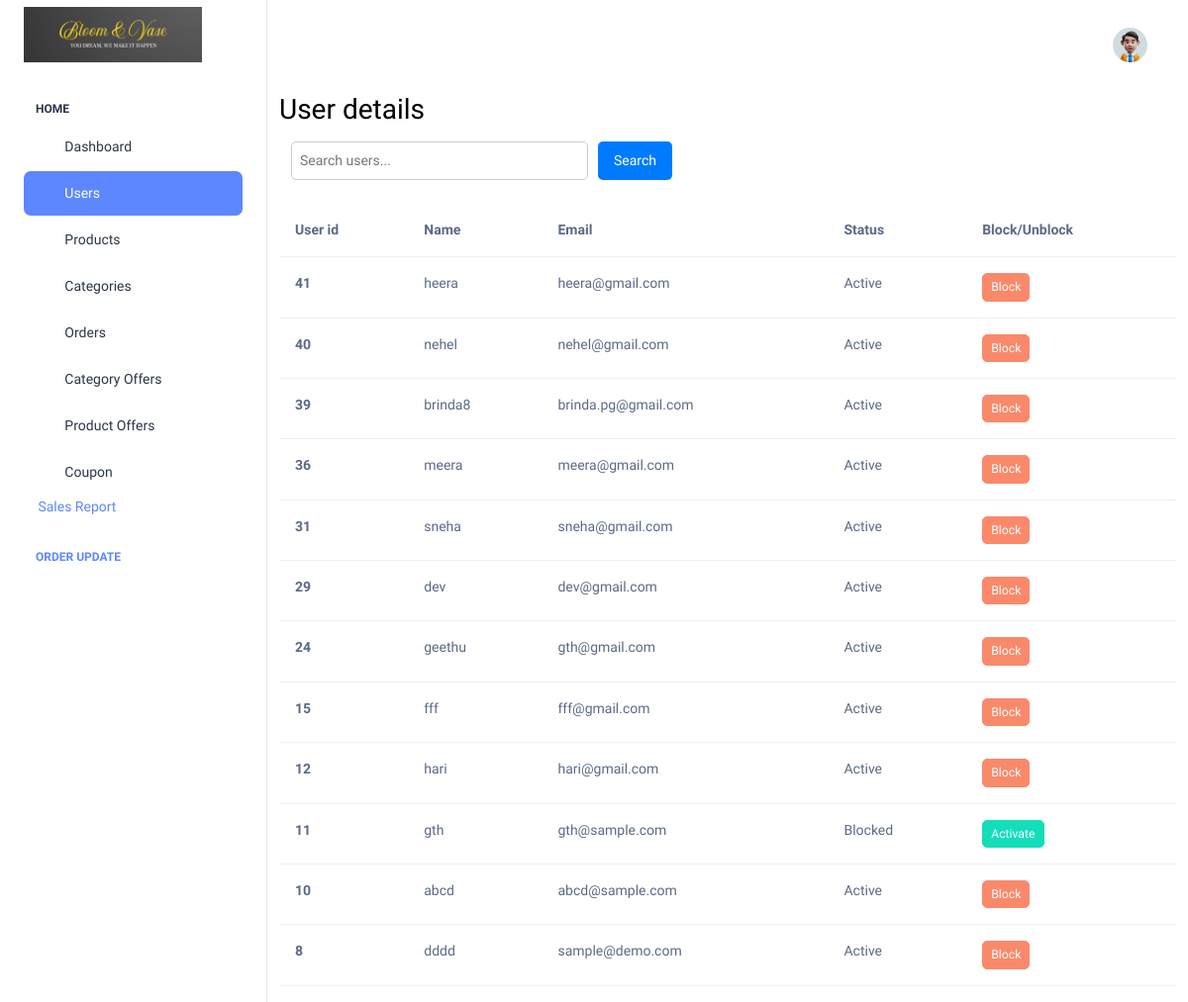
Before: /my_admin/users/ (signed in) with the older database file.
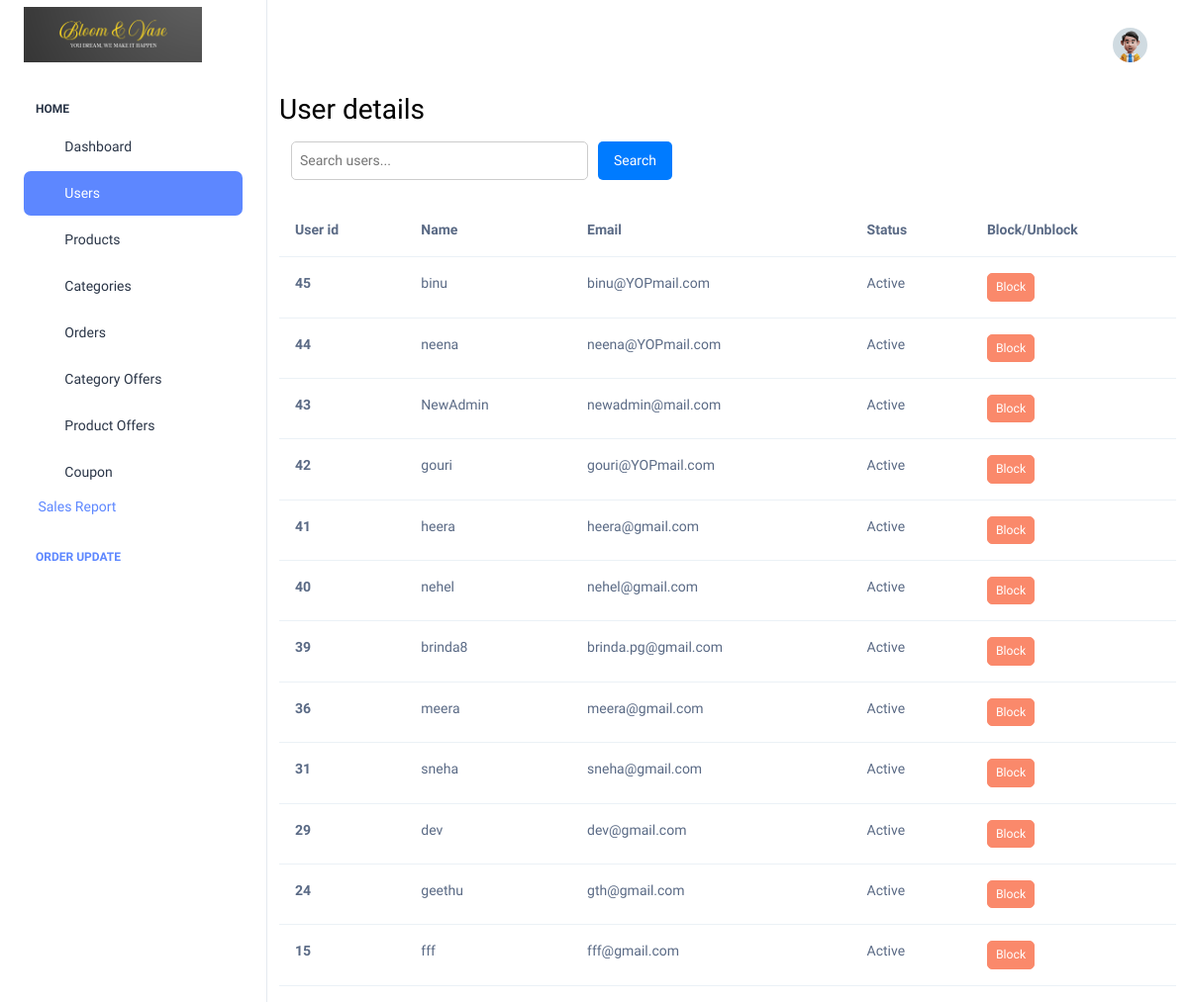
After: the same page with the newer database file.
### user/models.py (models this page shows, shortened)
class MyUser(AbstractBaseUser):
    username = models.CharField(max_length=100)
    email = models.EmailField(
        verbose_name="email address",
        max_length=255,
        unique=True,
    )
    first_name = models.CharField(max_length=100, blank=True, null=True)
    last_name = models.CharField(max_length=100, blank=True, null=True)
    is_active = models.BooleanField(default=True)
    is_admin = models.BooleanField(default=False)
    objects = MyUserManager()
    USERNAME_FIELD = "email"
    REQUIRED_FIELDS = ["username"]
    @property
    def is_staff(self):
        return self.is_admin

### my_admin/views.py (the view)
# urls.py: path('users/',list_users,name ='list_users'),
def list_users(request):
    print('inside users list')
    if request.user.is_staff:
        print('inside ssession')
        search_query = request.GET.get('search','')
        if search_query:
            users = MyUser.objects.filter(
                Q(username__icontains=search_query) |
                Q(email__icontains=search_query)
                ).exclude(username='admin')
        else:
            users = MyUser.objects.all().exclude(username = 'admin').order_by("-id")
        paginator = Paginator(users,12)
        page_number = request.GET.get('page')
        page = paginator.get_page(page_number)
        context = {'users':page, 'search_query': search_query}
        return render(request,'my_admin/users.html',context)
    return redirect('admin_login')

### my_admin/templates/my_admin/users.html (shortened to what this page needs)
{% extends 'my_admin/admin_index.html' %}
{% load static %}
{% block body %}
<div class="container">
    <div>
        <h2 style="color: black; margin-top: 50px;">User details</h2>
    </div>
    <div class="container mt-3">
        <form method="get" action="" class="d-flex justify-content mb-4">
            <input type="text" name="search"
                   style="width: 300px; padding: 8px; font-size: 14px; border-radius: 5px; border: 1px solid #ccc;"
                   placeholder="Search users..."
                   value="{{ search_query }}">
            <button type="submit"
                    style="margin-left: 10px; padding: 8px 16px; font-size: 14px; background-color: #007bff; color: white; border: none; border-radius: 5px; cursor: pointer;">
                Search
            </button>
        </form>
    </div>
    <table class="table">
        <thead>
          <tr>
            <th scope="col">User id</th>
            <th scope="col">Name</th>
            <th scope="col">Email</th>
            <th scope="col">Status</th>
            <th scope="col">Block/Unblock</th>
          </tr>
        </thead>
        <tbody>
            {% for user in users %}
            <tr>
              <th scope="row">{{ user.id }}</th>
              <td>{{ user.username }}</td>
              <td>{{ user.email}}</td>
              {% if user.is_active%}
              <td>Active</td>
              <td><a href="{% url 'block_unblock' user.id%}" class='btn btn-danger btn-sm'>Block</a></td>
              {% else %}
              <td>Blocked</td>
              <td><a href="{% url 'block_unblock' user.id %}" class='btn btn-success btn-sm'>Activate</a></td>
              {% endif %}
            </tr>
            {% endfor %}
        </tbody>
      </table>
</div>
{% endblock body %}

Changed rows visible on the page:
no longer on this page (row unchanged): MyUser: id "12", username "hari", email "hari@gmail.com", is_active "Active"
no longer on this page (row unchanged): MyUser: id "11", username "gth", email "gth@sample.com", is_active "Blocked"
no longer on this page (row unchanged): MyUser: id "10", username "abcd", email "abcd@sample.com", is_active "Active"
no longer on this page (row unchanged): MyUser: id "8", username "dddd", email "sample@demo.com", is_active "Active"
added MyUser: id "45", username "binu", email "binu@YOPmail.com", is_active "Active"
added MyUser: id "44", username "neena", email "neena@YOPmail.com", is_active "Active"
added MyUser: id "43", username "NewAdmin", email "newadmin@mail.com", is_active "Active"
added MyUser: id "42", username "gouri", email "gouri@YOPmail.com", is_active "Active"
